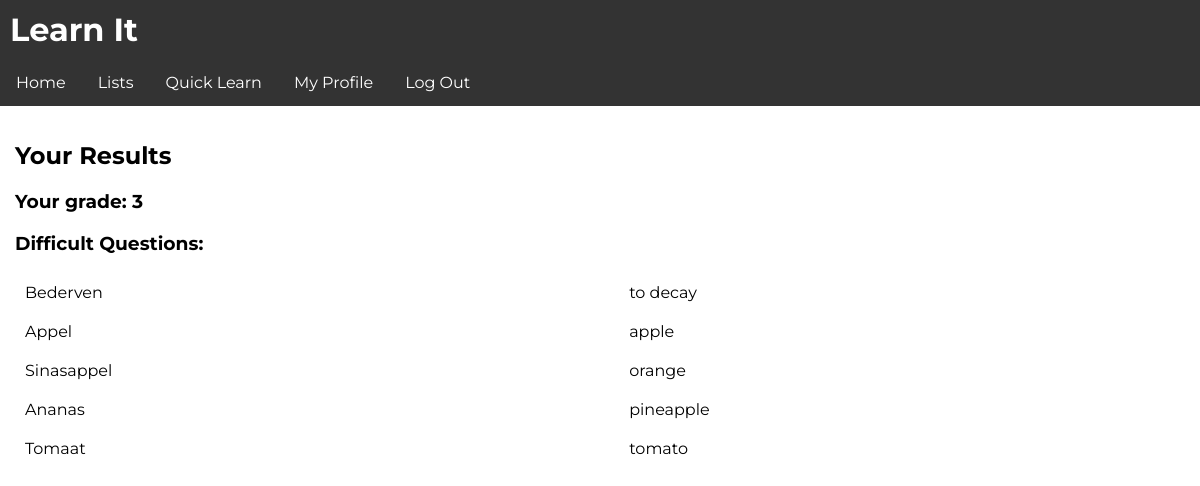
The page /app/result/12 (signed in) on the database its author committed.
### learnit/models.py (models this page shows, shortened)
class TestResults(models.Model):
    grade = models.IntegerField()
    user = models.ForeignKey(to=User, on_delete=models.CASCADE)
    datetime = models.DateTimeField(auto_now=True)
    difficult_questions = models.ManyToManyField(to=Question)

class Question(models.Model):
    question = models.CharField(max_length=500)
    answer = models.CharField(max_length=500)

### learnit/views.py (the view)
# urls.py: path('app/result/<int:result_id>', views.results, name='results_page'),
def results(request, result_id):
    if not request.user.is_authenticated:
        return redirect('/login')
    return render(request, 'app/result.html', {
        'result': TestResults.objects.get(pk=result_id)
    })

### templates/app/result.html
{% extends 'base.html' %}
{% block content %}
    <h2>Your Results</h2>
    <h3>Your grade: {{ result.grade }}</h3>
    {% if result.difficult_questions.all %}
    <h3>Difficult Questions:</h3>
    <table>
    {% for question in result.difficult_questions.all %}
    <tr>
    <td>{{ question.question }}</td>
    <td>{{ question.answer }}</td>
</tr>
{% endfor %}
{% endif %}
</table>
{% endblock %}

### learnit/static/css/style.css (style rules this page uses)
html, body { margin: 0; padding: 0; }
* { font-family: 'Montserrat', sans-serif; }
table { width: 100%; vertical-align: top; text-align: left; border-spacing: 0; border-collapse: collapse; }
td { width: auto; }
td { margin: 0; padding: 10px; }
h2 { font-weight: bold; }

### rows shown on the page
TestResults: grade "3"
Question: question "Bederven", answer "to decay"
Question: question "Appel", answer "apple"
Question: question "Sinasappel", answer "orange"
Question: question "Ananas", answer "pineapple"
Question: question "Tomaat", answer "tomato"
